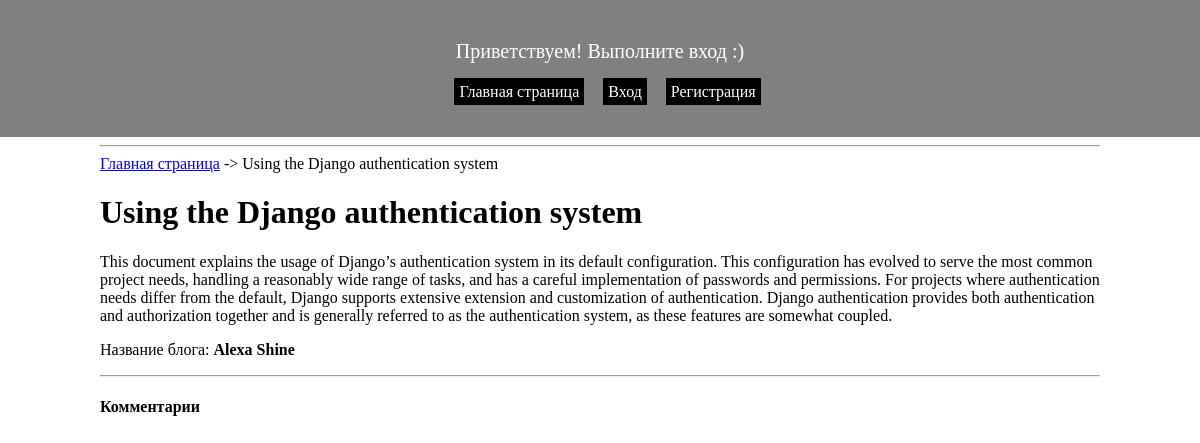
The page /blog/post/4/ on the database as committed earlier.
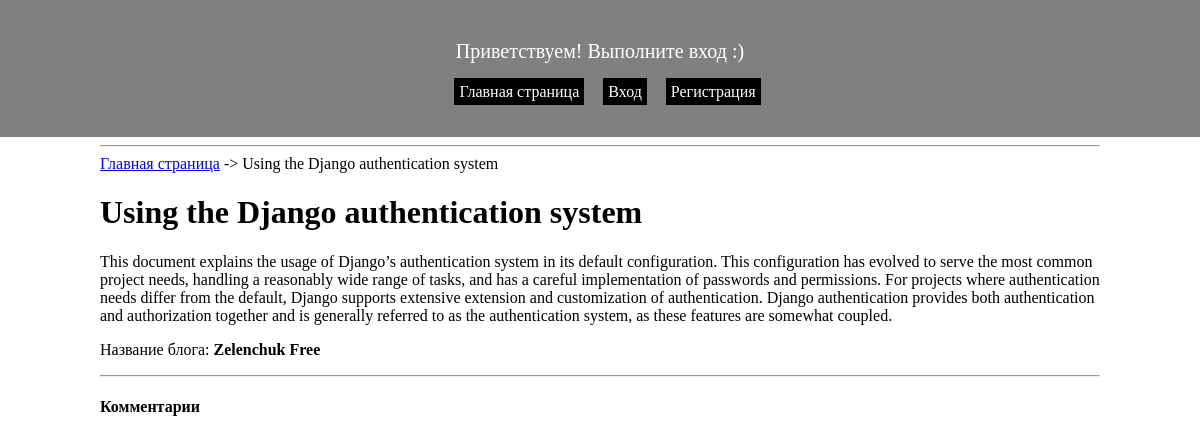
The same page on the database as committed later.
### blog/models.py (models this page shows)
class BlogPost(models.Model):
    blog = models.ForeignKey(Blog, on_delete=models.CASCADE)
    title = models.CharField('Заголовок', max_length=500)
    body = models.TextField('Основной текст')
    is_published = models.BooleanField('Опубликован?', default=False)
    slug = models.SlugField(max_length=500, editable=False)
    shared_to = models.ManyToManyField(Blog, related_name='shared_posts')

class Blog(models.Model):
    owner = models.ForeignKey(User, editable=False, on_delete=models.CASCADE)
    title = models.CharField('Заголовок', max_length=500)
    slug = models.CharField(max_length=500, editable=False)

### blog/views.py (the view)
# urls.py: path('blog/post/<int:pk>/', PostDetailView.as_view(), name='post_details'),
class PostDetailView(DetailView):
    model = BlogPost
    template_name = 'post_detail.html'
    def get_context_data(self, **kwargs):
        context = super().get_context_data(**kwargs)
        comments = Comment.objects.all()
        context['comments'] = comments
        return context

### blog/templates/post_detail.html (shortened to what this page needs)
{% extends "base.html" %}
{% block content %}
    <hr>
    <a href="{% url 'home' %}">Главная страница</a> -> {{ object.title }}
<h1>{{ object.title }}</h1>
<p>
    {{ object.body }}
</p>
<p>
    Название блога: <strong>{{ object.blog.title }}</strong>
</p>
<hr>
<h4>Комментарии</h4>
{% endblock %}

Rows that differ between the two databases and show on the page:
changed BlogPost "Using the Django authentication system": blog "Alexa Shine" → "Zelenchuk Free"
